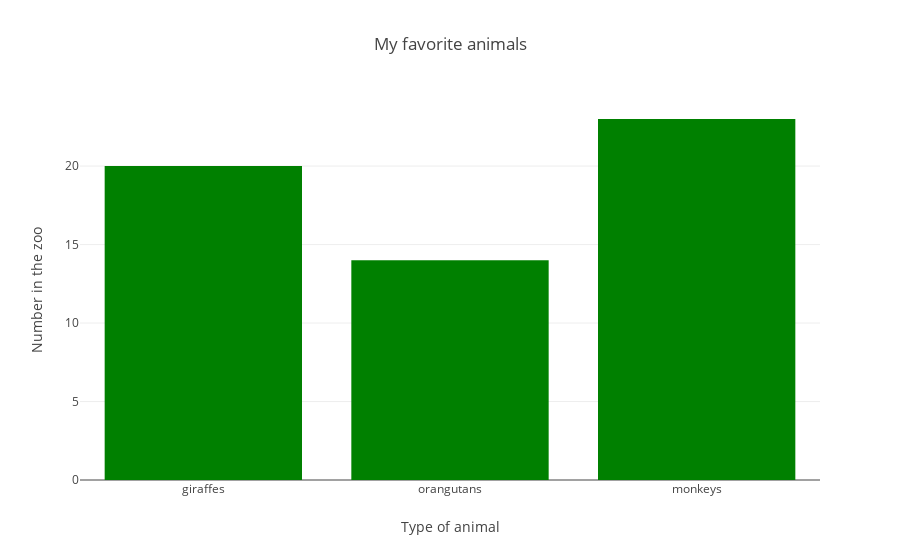

Here is the notebook cell this chart was saved with:
### Markdown cell above
## Formatting a simple bar chart

### Code cell
# Adding some layout to the simple chart we saw before
data = [go.Bar(
            x=['giraffes', 'orangutans', 'monkeys'],
            y=[20, 14, 23],
            marker=dict(color='green')
    )]

layout = go.Layout(
    title = 'My favorite animals', # Graph title
    xaxis = dict(title = 'Type of animal'), # x-axis label
    yaxis = dict(title = 'Number in the zoo'), # y-axis label
    
)
fig = go.Figure(data=data, layout=layout)
iplot(fig)

### Figure 1 — Plotly figure (JSON) as saved in the notebook; plotly's stock layout.template omitted (floating-point values rounded to 4 significant figures)
{"data": [{"marker": {"color": "green"}, "type": "bar", "uid": "f67fb3b7-715b-40e9-aaac-b1d82f1389f7", "x": ["giraffes", "orangutans", "monkeys"], "y": [20, 14, 23]}], "layout": {"title": {"text": "My favorite animals"}, "xaxis": {"title": {"text": "Type of animal"}}, "yaxis": {"title": {"text": "Number in the zoo"}}}}
